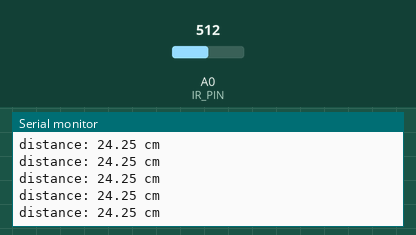
This sketch was run on a simulated Arduino Uno, built with avr-gcc and run on an emulated ATmega328P. Parts: the last lines printed to the serial monitor. Inputs (shaded band) come from the test bench; at power-on: A0 (IR_PIN) = 512.

Above: at 1.2 s.
1.3 s: A0 (IR_PIN) set to 716
At 1.56 s:
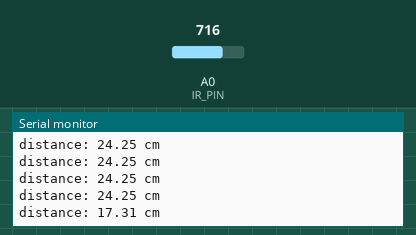
2.8 s: A0 (IR_PIN) set to 900
At 2.96 s:
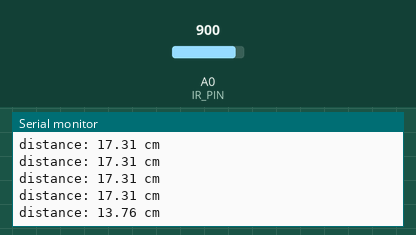
Timing chart, 0 to 5.8 s (numbered marks = the images above; inputs shaded):
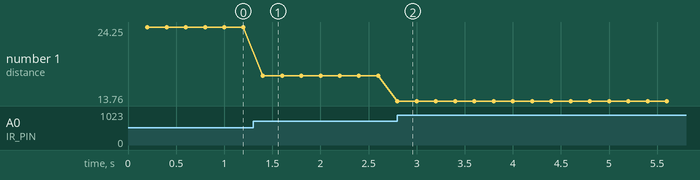

Measured:
- after the input at 1.3 s, the serial monitor: prints a new line after 0.10 s (image 1)
- after the input at 2.8 s, the serial monitor: prints a new line at once (image 2)
- plotted number 1: 24.25 → 17.31 after the input at 1.3 s, 17.31 → 13.76 after the input at 2.8 s

The sketch:

sensor_distance_56.ino
```cpp
// snippet: sensor_distance_56
// tags: distance, hcsr04, ultrasonic, trigger, echo
// boards: avr, megaavr, romi32u4
// library: none
// description: GP2Y0A21 IR distance sensor on A0
// prompts: gp2y0a21, distance, sensor, analog, compute, distance
// verified: compile-only
// source: kd-generated (id 56)

const int IR_PIN = A0;
float distCm = 0.0;
unsigned long prevMs = 0;
const unsigned long INTERVAL = 200;

void setup() {
  Serial.begin(9600);
}

void loop() {
  unsigned long now = millis();
  if (now - prevMs >= INTERVAL) {
    prevMs = now;

    // Read analog value from IR sensor
    int raw = analogRead(IR_PIN);

    // Compute distance in cm using the given formula
    distCm = 12343.85 / (raw - 3.0);

    // Print distance
    Serial.print("distance: "); Serial.print(distCm); Serial.println(" cm");
  }
}
```
